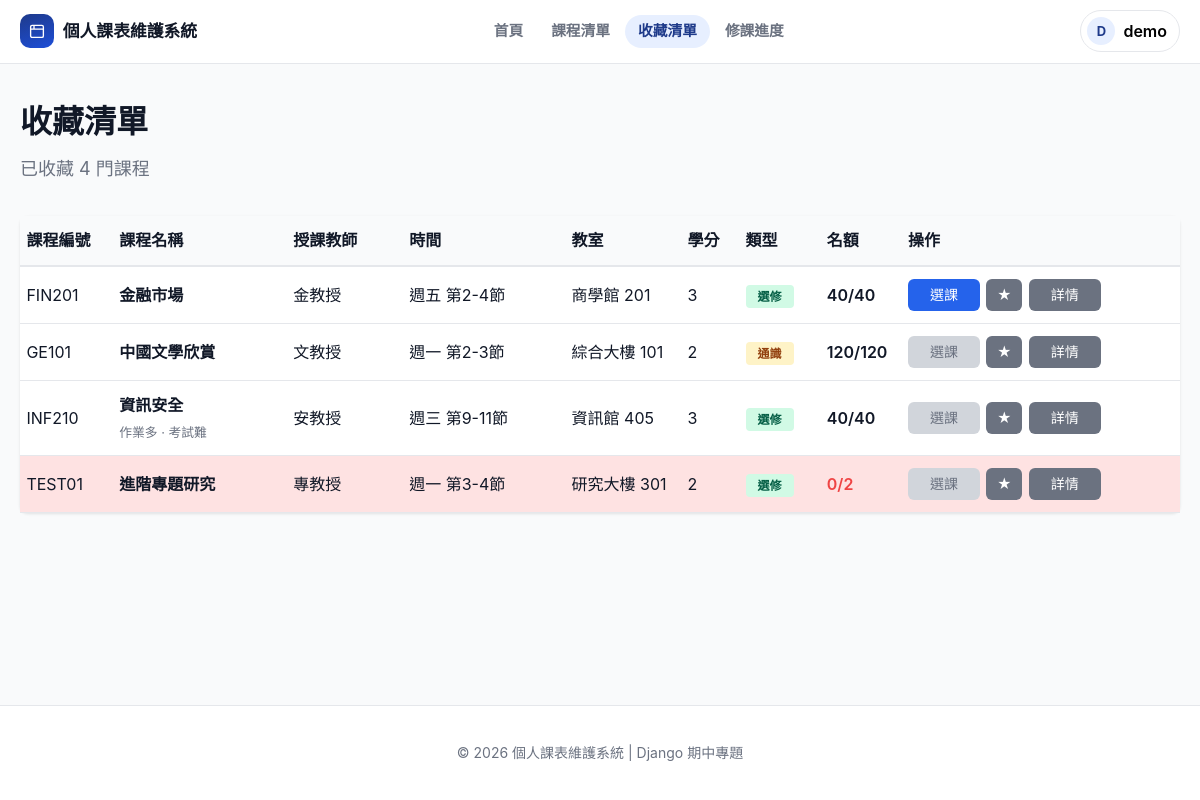
The page /favorites/ (signed in) on the database its author committed.
### timetable/models.py (models this page shows, shortened)
class Course(models.Model):
    course_id = models.CharField("課程編號", max_length=20, primary_key=True)
    name = models.CharField("課程名稱", max_length=100)
    teacher = models.ForeignKey(
        Teacher,
        verbose_name="授課教師",
        null=True,
        blank=True,
        on_delete=models.PROTECT,
        related_name="courses",
    )
    weekday = models.PositiveSmallIntegerField("星期")  # 1-7
    start_period = models.PositiveSmallIntegerField("開始節次")
    end_period = models.PositiveSmallIntegerField("結束節次")
    credits = models.PositiveSmallIntegerField("學分")
    course_type = models.CharField(
        "課程類型",
        max_length=20,
        choices=COURSE_TYPE_CHOICES,
        help_text="選「必修」後，開課班級相同的學生會自動加入這門課，而且不能退選。",
    )
    module = models.CharField("所屬模組", max_length=20, blank=True, default="")
    syllabus = models.FileField("課程大綱 PDF", upload_to=syllabus_upload_to, blank=True)
    school_class = models.ForeignKey(
        "SchoolClass",
        verbose_name="開課班級",
        null=True,
        blank=True,
        on_delete=models.PROTECT,
        related_name="courses",
    )
    opens_to_all = models.BooleanField("開放全校", default=False)
    semester = models.ForeignKey(
        Semester,
        verbose_name="學期",
        null=True,
        blank=True,
        on_delete=models.PROTECT,
        related_name="courses",
    )
    classroom = models.ForeignKey(
        Classroom,
        verbose_name="教室",
        null=True,
        blank=True,
        on_delete=models.PROTECT,
        related_name="courses",
    )
    total_quota = models.PositiveIntegerField("總名額")
    enrolled_count = models.PositiveIntegerField("已選人數", default=0)
    class Meta:
        ordering = ["course_id"]
    @property
    def remaining_quota(self) -> int:
        return self.total_quota - self.enrolled_count
    @property
    def is_full(self) -> bool:
        return self.enrolled_count >= self.total_quota
    def __init__(self, *args, **kwargs):
        target_class = kwargs.pop("target_class", None)
        teacher_name = None
        classroom_name = None
        if isinstance(kwargs.get("teacher"), str):
            teacher_name = kwargs.pop("teacher")
        if isinstance(kwargs.get("classroom"), str):
            classroom_name = kwargs.pop("classroom")
        super().__init__(*args, **kwargs)
        if classroom_name is not None:
            label = classroom_name.strip()
            if label:
                self.classroom, _created = Classroom.objects.get_or_create(name=label)
            else:
                self.classroom = None
        if teacher_name is not None:
            label = teacher_name.strip()
            if label:
                self.teacher, _created = Teacher.objects.get_or_create(name=label)
            else:
                self.teacher = None
        if target_class is not None:
            self.target_class = target_class
        self._ensure_semester()
    def _get_target_class(self):
        if self.opens_to_all:
            return "全校"
        if self.school_class_id:
            return self.school_class.name
        return ""
    _get_target_class.short_description = "開課班級"
    def _set_target_class(self, value):
        label = (value or "").strip()
        if label == "全校":
            self.opens_to_all = True
            self.school_class = None
            return
        self.opens_to_all = False
        if not label:
            self.school_class = None
            return
        if self.school_class_id and self.school_class.name == label:
            return
        self.school_class, _created = SchoolClass.objects.get_or_create(name=label)
    target_class = property(_get_target_class, _set_target_class)
    def _ensure_semester(self):
        if self.semester_id:
            return
    def get_weekday_name(self) -> str:
        return WEEKDAY_NAMES.get(self.weekday, "未知")
    def time_slots(self) -> list:
        slots = [{
            "weekday": self.weekday,
            "start_period": self.start_period,
            "end_period": self.end_period,
            "classroom": self.classroom if self.classroom_id else None,
        }]
        for meeting in self.extra_meetings.all():
            slots.append({
                "weekday": meeting.weekday,
                "start_period": meeting.start_period,
                "end_period": meeting.end_period,
                "classroom": meeting.classroom if meeting.classroom_id else None,
            })
        slots.sort(key=lambda slot: (slot["weekday"], slot["start_period"]))
        return slots
    def overlaps_course(self, other) -> bool:
        if other is None or self.pk == other.pk:
            return False
        for left in self.time_slots():
            for right in other.time_slots():
                if left["weekday"] != right["weekday"]:
                    continue
                if left["end_period"] < right["start_period"] or right["end_period"] < left["start_period"]:
                    continue
                return True
        return False
    def get_time_display(self) -> str:
        parts = []
        for slot in self.time_slots():
            parts.append(
                f"{WEEKDAY_NAMES.get(slot['weekday'], '未知')} 第{slot['start_period']}-{slot['end_period']}節"
            )
        return "、".join(parts)
    def to_dict(self) -> dict:
        return {
            "course_id": self.course_id,
            "name": self.name,
            "teacher": self.teacher.name if self.teacher_id else "",
            "weekday": self.weekday,
            "weekday_name": self.get_weekday_name(),
            "start_period": self.start_period,
            "end_period": self.end_period,
            "time_display": self.get_time_display(),
            "credits": self.credits,
            "course_type": self.course_type,
            "module": self.module,
            "target_class": self.target_class,
            "semester": (self.semester.name or self.semester.code) if self.semester_id else "",
            "classroom": self.classroom.name if self.classroom_id else "",
            "total_quota": self.total_quota,
            "enrolled_count": self.enrolled_count,
            "remaining_quota": self.remaining_quota,
            "is_full": self.is_full,
        }

class Teacher(models.Model):
    name = models.CharField("教師姓名", max_length=50, unique=True)
    class Meta:
        ordering = ["name"]
        verbose_name = "教師"
        verbose_name_plural = "教師"

class Classroom(models.Model):
    name = models.CharField("教室名稱", max_length=50, unique=True)
    class Meta:
        ordering = ["name"]
        verbose_name = "教室"
        verbose_name_plural = "教室"

### timetable/views.py (the view)
# urls.py: path('favorites/', views.favorites, name='favorites'),
@login_required
@require_http_methods(["GET"])
def favorites(request):
    user_id = get_user_id(request)
    favorited_courses = course_store.get_user_favorites(user_id)
    enrolled_course_ids = {c.course_id for c in course_store.get_user_enrollments(user_id)}
    courses_with_status = courses_with_enroll_status(
        user_id, favorited_courses, enrolled_course_ids
    )
    context = {
        'courses': courses_with_status,
        'favorites_count': len(favorited_courses),
    }
    return render(request, 'favorites.html', context)

### timetable/context_processors.py (called while the page is built)
def avatar(request):
    if not request.user.is_authenticated:
        return {"avatar_url": ""}
    profile = StudentProfile.objects.filter(pk=str(request.user.pk)).only("avatar").first()
    if profile is None or not profile.avatar:
        return {"avatar_url": ""}
    return {"avatar_url": profile.avatar.url}

### timetable/data_store.py (called while the page is built, shortened)
    def ensure_seeded(self):
        if not Course.objects.exists():
            with self.lock:
                if not Course.objects.exists():
                    self._seed_sample_courses()
        self._ensure_module_courses()

    def _ensure_module_courses(self):
        info_ids = ["CS301", "CS302", "CS303", "CS304"]
        if Course.objects.filter(course_id__in=info_ids).exclude(module=MODULE_INFO).exists():
            Course.objects.filter(course_id__in=info_ids).update(module=MODULE_INFO)
        finance_courses = [
            ("FIN201", "金融市場", "金教授", 5, 2, 4, 3, "選修", "全校", 40),
            ("FIN202", "投資學", "投教授", 4, 6, 8, 3, "選修", "全校", 40),
        ]
        present = set(
            Course.objects.filter(
                course_id__in=[row[0] for row in finance_courses]
            ).values_list("course_id", flat=True)
        )
        for cid, name, teacher, weekday, start, end, credits, ctype, target, quota in finance_courses:
            if cid in present:
                continue

    def current_semester(self):
        return Semester.objects.filter(is_current=True).first()

    def _limit_to_current(self, qs):
        semester = self.current_semester()
        if semester is None:
            return qs
        return qs.filter(semester=semester)

    def get_user_enrollments(self, user_id: str) -> List[Course]:
        self.ensure_seeded()
        if user_id:
            self.assign_required_courses(user_id)
        courses = list(
            self._limit_to_current(Course.objects.filter(enrollments__user_id=user_id))
            .select_related("school_class", "teacher", "classroom", "semester")
            .prefetch_related("extra_meetings__classroom")
            .order_by("weekday", "start_period")
        )
        locked = self.locked_required_ids(user_id) if user_id else set()
        for course in courses:
            course.required_locked = course.course_id in locked
        return courses

    def student_class_name(self, user_id: str) -> str:
        profile = (
            StudentProfile.objects.select_related("school_class").filter(pk=user_id).first()
        )
        return profile.class_name if profile else ""

### templates/favorites.html (shortened to what this page needs)
{% extends 'base.html' %}
{% block content %}
<div class="page-header page-header-split">
    <div>
        <h1>收藏清單</h1>
        <p class="lead">已收藏 {{ favorites_count }} 門課程</p>
    </div>
</div>
{% if courses %}
<div class="course-results">
    <div class="course-table-wrapper">
        <table class="course-table course-list-table">
            <thead>
                <tr>
                    <th>課程編號</th>
                    <th>課程名稱</th>
                    <th>授課教師</th>
                    <th>時間</th>
                    <th>教室</th>
                    <th>學分</th>
                    <th>類型</th>
                    <th>名額</th>
                    <th class="col-actions">操作</th>
                </tr>
            </thead>
            <tbody>
                {% for course in courses %}
                <tr class="{% if course.is_enrolled %}enrolled-row{% endif %} {% if course.is_full %}full-row{% endif %}">
                    <td data-label="課程編號">{{ course.course_id }}</td>
                    <td data-label="課程名稱">
                        <strong>{{ course.name }}</strong>
                        {% if course.review_summary %}
                        <small class="review-summary">作業{{ course.review_summary.homework }} · 考試{{ course.review_summary.exam }}</small>
                        {% endif %}
                    </td>
                    <td data-label="授課教師">{{ course.teacher }}</td>
                    <td data-label="時間">{{ course.time_display }}</td>
                    <td data-label="教室">{{ course.classroom|default:"尚未安排" }}</td>
                    <td data-label="學分">{{ course.credits }}</td>
                    <td data-label="類型"><span class="course-type-badge badge-{{ course.course_type }}">{{ course.course_type }}</span></td>
                    <td data-label="名額">
                        <span class="quota-info {% if course.is_full %}quota-full{% elif course.remaining_quota < 5 %}quota-low{% endif %}">
                            {{ course.remaining_quota }}/{{ course.total_quota }}
                        </span>
                    </td>
                    <td class="col-actions" data-label="操作">
                        <div class="course-actions">
                        {% if course.is_enrolled and course.required_locked %}
                            <button type="button" class="btn btn-secondary btn-sm" disabled>不可退選</button>
                        {% elif course.can_enroll %}
                            <form method="post" action="{% url 'enroll_course' %}">
                                <button type="submit" class="btn btn-primary btn-sm">選課</button>
                            </form>
                        {% else %}
                            <button type="button" class="btn btn-secondary btn-sm" disabled title="{{ course.enroll_message }}">選課</button>
                        {% endif %}
                        <form method="post" action="{% url 'remove_favorite' %}">
                            <button type="submit" class="btn btn-secondary btn-sm btn-icon" title="取消收藏">★</button>
                        </form>
                        <a href="{% url 'course_detail' course.course_id %}" class="btn btn-secondary btn-sm">詳情</a>
                        </div>
                    </td>
                </tr>
                {% endfor %}
            </tbody>
        </table>
    </div>
</div>
{% else %}
<div class="empty-state">
    <h2>尚未收藏任何課程</h2>
    <p>前往<a href="{% url 'course_list' %}">課程清單</a>收藏喜歡的課程吧！</p>
</div>
{% endif %}
{% endblock %}

### templates/base.html (shortened to what this page needs)
<!DOCTYPE html>
<html lang="zh-Hant">
<head>
    <link rel="stylesheet" href="/static/css/style.css?v=20261104a">
</head>
<body>
    {% block site_nav %}
    <nav class="navbar">
        <div class="container">
            <div class="nav-brand">
                <a href="{% url 'index' %}">
                    <span class="brand-mark" aria-hidden="true">
                        <svg viewBox="0 0 24 24" fill="none" stroke="currentColor" stroke-width="1.8"><rect x="3.5" y="4.5" width="17" height="16" rx="2"></rect><path d="M3.5 9.5h17M8 4.5v5"></path></svg>
                    </span>
                    個人課表維護系統
                </a>
            </div>
            <ul class="nav-menu" id="main-nav">
                <li><a href="{% url 'index' %}" {% if request.path == '/' %}class="active"{% endif %}>首頁</a></li>
                <li><a href="{% url 'course_list' %}" {% if 'courses' in request.path and 'my-courses' not in request.path %}class="active"{% endif %}>課程清單</a></li>
                <li><a href="{% url 'favorites' %}" {% if 'favorites' in request.path %}class="active"{% endif %}>收藏清單</a></li>
                {% if user.is_authenticated %}
                <li><a href="{% url 'progress' %}" {% if request.path == '/progress/' %}class="active"{% endif %}>修課進度</a></li>
                {% endif %}
            </ul>
            {% if user.is_authenticated %}
            <div class="account" id="account-menu">
                <button type="button" class="account-btn" id="account-btn" aria-haspopup="true" aria-expanded="false">
                    {% if avatar_url %}
                    <img class="avatar-img" src="{{ avatar_url }}" alt="">
                    {% else %}
                    <span class="avatar" aria-hidden="true">{{ user.username|slice:":1"|upper }}</span>
                    {% endif %}
                    <span class="account-name">{{ user.username }}</span>
                </button>
            </div>
            {% endif %}
        </div>
    </nav>
    {% endblock %}
    {% block main %}
    <main class="main-content">
        <div class="container {% block container_class %}{% endblock %}">
            {% block content %}{% endblock %}
        </div>
    </main>
    {% endblock %}
    {% block site_footer %}
    <footer class="footer">
        <div class="container">
            <p>© 2026 個人課表維護系統 | Django 期中專題</p>
        </div>
    </footer>
    {% endblock %}
</body>
</html>

### rows shown on the page
Course: course_id "FIN201", name "金融市場", course_type "選修"
Teacher: teacher "金教授"
Classroom: classroom "商學館 201"
Course: course_id "GE101", name "中國文學欣賞", course_type "通識"
Teacher: teacher "文教授"
Classroom: classroom "綜合大樓 101"
Course: course_id "INF210", name "資訊安全", course_type "選修"
Teacher: teacher "安教授"
Classroom: classroom "資訊館 405"
Course: course_id "TEST01", name "進階專題研究", course_type "選修"
Teacher: teacher "專教授"
Classroom: classroom "研究大樓 301"

### other values the page prints
{{ user.username|slice:":1"|upper }} "D"
{{ user.username }} "demo"
{{ favorites_count }} "4"
{{ course.time_display }} "週五 第2-4節" "週一 第2-3節" "週三 第9-11節" "週一 第3-4節"
{{ course.credits }} "3" "2" "3" "2"
{{ course.remaining_quota }} "40" "120" "40" "0"
{{ course.total_quota }} "40" "120" "40" "2"
{{ course.review_summary.homework }} "多"
{{ course.review_summary.exam }} "難"
